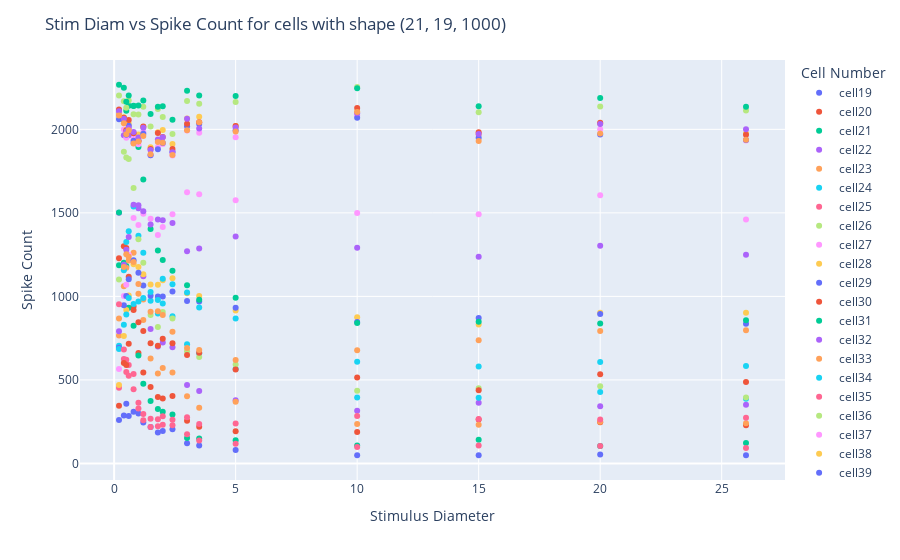

Notebook code for this chart:
### Code cell
import plotly.express as px

fig = px.scatter(datadf,datadf["Stimulus Diameter"], datadf["Spike Count"],color=datadf['Cell Number'])


# Add titles and labels
fig.update_layout(
    title='Stim Diam vs Spike Count for cells with shape (21, 19, 1000)',
    xaxis_title='Stimulus Diameter',
    yaxis_title='Spike Count',
    autosize = True)

# Display the interactive scatterplot
fig.show()

### Figure 1 — Plotly figure (JSON) as saved in the notebook; plotly's stock layout.template omitted (floating-point values rounded to 4 significant figures)
{"data": [{"hovertemplate": "Cell Number=cell19<br>Stimulus Diameter=%{x}<br>Spike Count=%{y}<extra></extra>", "legendgroup": "cell19", "marker": {"color": "#636efa", "symbol": "circle"}, "mode": "markers", "name": "cell19", "orientation": "v", "showlegend": true, "type": "scatter", "x": [0.2, 0.4, 0.5, 0.6, 0.8, 1, 1.2, 1.5, 1.8, 2, 2.4, 3, 3.5, 5, 10, 15, 20, 26], "xaxis": "x", "y": [260, 287, 357, 284, 310, 299, 245, 218, 185, 194, 204, 121, 107, 80, 49, 49, 53, 49], "yaxis": "y"}, {"hovertemplate": "Cell Number=cell20<br>Stimulus Diameter=%{x}<br>Spike Count=%{y}<extra></extra>", "legendgroup": "cell20", "marker": {"color": "#EF553B", "symbol": "circle"}, "mode": "markers", "name": "cell20", "orientation": "v", "showlegend": true, "type": "scatter", "x": [0.2, 0.4, 0.5, 0.6, 0.8, 1, 1.2, 1.5, 1.8, 2, 2.4, 3, 3.5, 5, 10, 15, 20, 26], "xaxis": "x", "y": [1229, 1300, 1289, 1118, 940, 661, 544, 457, 398, 388, 403, 255, 220, 192, 188, 263, 247, 228], "yaxis": "y"}, {"hovertemplate": "Cell Number=cell21<br>Stimulus Diameter=%{x}<br>Spike Count=%{y}<extra></extra>", "legendgroup": "cell21", "marker": {"color": "#00cc96", "symbol": "circle"}, "mode": "markers", "name": "cell21", "orientation": "v", "showlegend": true, "type": "scatter", "x": [0.2, 0.4, 0.5, 0.6, 0.8, 1, 1.2, 1.5, 1.8, 2, 2.4, 3, 3.5, 5, 10, 15, 20, 26], "xaxis": "x", "y": [1187, 1202, 1182, 932, 825, 646, 477, 374, 326, 309, 293, 153, 150, 139, 108, 142, 105, 123], "yaxis": "y"}, {"hovertemplate": "Cell Number=cell22<br>Stimulus Diameter=%{x}<br>Spike Count=%{y}<extra></extra>", "legendgroup": "cell22", "marker": {"color": "#ab63fa", "symbol": "circle"}, "mode": "markers", "name": "cell22", "orientation": "v", "showlegend": true, "type": "scatter", "x": [0.2, 0.4, 0.5, 0.6, 0.8, 1, 1.2, 1.5, 1.8, 2, 2.4, 3, 3.5, 5, 10, 15, 20, 26], "xaxis": "x", "y": [1501, 1965, 1996, 1965, 1918, 1528, 1121, 805, 700, 724, 696, 470, 433, 379, 316, 364, 343, 352], "yaxis": "y"}, {"hovertemplate": "Cell Number=cell23<br>Stimulus Diameter=%{x}<br>Spike Count=%{y}<extra></extra>", "legendgroup": "cell23", "marker": {"color": "#FFA15A", "symbol": "circle"}, "mode": "markers", "name": "cell23", "orientation": "v", "showlegend": true, "type": "scatter", "x": [0.2, 0.4, 0.5, 0.6, 0.8, 1, 1.2, 1.5, 1.8, 2, 2.4, 3, 3.5, 5, 10, 15, 20, 26], "xaxis": "x", "y": [766, 1061, 1172, 1215, 1262, 1016, 859, 628, 539, 572, 544, 402, 334, 369, 236, 232, 249, 241], "yaxis": "y"}, {"hovertemplate": "Cell Number=cell24<br>Stimulus Diameter=%{x}<br>Spike Count=%{y}<extra></extra>", "legendgroup": "cell24", "marker": {"color": "#19d3f3", "symbol": "circle"}, "mode": "markers", "name": "cell24", "orientation": "v", "showlegend": true, "type": "scatter", "x": [0.2, 0.4, 0.5, 0.6, 0.8, 1, 1.2, 1.5, 1.8, 2, 2.4, 3, 3.5, 5, 10, 15, 20, 26], "xaxis": "x", "y": [704, 1156, 1325, 1390, 1538, 1363, 1261, 974, 898, 957, 881, 714, 659, 565, 395, 393, 428, 387], "yaxis": "y"}, {"hovertemplate": "Cell Number=cell25<br>Stimulus Diameter=%{x}<br>Spike Count=%{y}<extra></extra>", "legendgroup": "cell25", "marker": {"color": "#FF6692", "symbol": "circle"}, "mode": "markers", "name": "cell25", "orientation": "v", "showlegend": true, "type": "scatter", "x": [0.2, 0.4, 0.5, 0.6, 0.8, 1, 1.2, 1.5, 1.8, 2, 2.4, 3, 3.5, 5, 10, 15, 20, 26], "xaxis": "x", "y": [453, 625, 620, 590, 535, 364, 296, 218, 222, 231, 228, 175, 138, 118, 99, 107, 105, 93], "yaxis": "y"}, {"hovertemplate": "Cell Number=cell26<br>Stimulus Diameter=%{x}<br>Spike Count=%{y}<extra></extra>", "legendgroup": "cell26", "marker": {"color": "#B6E880", "symbol": "circle"}, "mode": "markers", "name": "cell26", "orientation": "v", "showlegend": true, "type": "scatter", "x": [0.2, 0.4, 0.5, 0.6, 0.8, 1, 1.2, 1.5, 1.8, 2, 2.4, 3, 3.5, 5, 10, 15, 20, 26], "xaxis": "x", "y": [1101, 1866, 1831, 1823, 1649, 1342, 1201, 888, 817, 907, 867, 672, 637, 593, 435, 450, 462, 394], "yaxis": "y"}, {"hovertemplate": "Cell Number=cell27<br>Stimulus Diameter=%{x}<br>Spike Count=%{y}<extra></extra>", "legendgroup": "cell27", "marker": {"color": "#FF97FF", "symbol": "circle"}, "mode": "markers", "name": "cell27", "orientation": "v", "showlegend": true, "type": "scatter", "x": [0.2, 0.4, 0.5, 0.6, 0.8, 1, 1.2, 1.5, 1.8, 2, 2.4, 3, 3.5, 5, 10, 15, 20, 26], "xaxis": "x", "y": [566, 1002, 1069, 1249, 1469, 1427, 1494, 1465, 1368, 1416, 1491, 1623, 1611, 1575, 1499, 1491, 1606, 1460], "yaxis": "y"}, {"hovertemplate": "Cell Number=cell28<br>Stimulus Diameter=%{x}<br>Spike Count=%{y}<extra></extra>", "legendgroup": "cell28", "marker": {"color": "#FECB52", "symbol": "circle"}, "mode": "markers", "name": "cell28", "orientation": "v", "showlegend": true, "type": "scatter", "x": [0.2, 0.4, 0.5, 0.6, 0.8, 1, 1.2, 1.5, 1.8, 2, 2.4, 3, 3.5, 5, 10, 15, 20, 26], "xaxis": "x", "y": [470, 763, 918, 1006, 1192, 1176, 1133, 1071, 1069, 1097, 1109, 1019, 1003, 916, 875, 832, 902, 902], "yaxis": "y"}, {"hovertemplate": "Cell Number=cell29<br>Stimulus Diameter=%{x}<br>Spike Count=%{y}<extra></extra>", "legendgroup": "cell29", "marker": {"color": "#636efa", "symbol": "circle"}, "mode": "markers", "name": "cell29", "orientation": "v", "showlegend": true, "type": "scatter", "x": [0.2, 0.4, 0.5, 0.6, 0.8, 1, 1.2, 1.5, 1.8, 2, 2.4, 3, 3.5, 5, 10, 15, 20, 26], "xaxis": "x", "y": [692, 947, 1003, 1103, 1216, 1142, 1065, 1004, 999, 999, 1029, 972, 970, 932, 846, 870, 894, 836], "yaxis": "y"}, {"hovertemplate": "Cell Number=cell30<br>Stimulus Diameter=%{x}<br>Spike Count=%{y}<extra></extra>", "legendgroup": "cell30", "marker": {"color": "#EF553B", "symbol": "circle"}, "mode": "markers", "name": "cell30", "orientation": "v", "showlegend": true, "type": "scatter", "x": [0.2, 0.4, 0.5, 0.6, 0.8, 1, 1.2, 1.5, 1.8, 2, 2.4, 3, 3.5, 5, 10, 15, 20, 26], "xaxis": "x", "y": [346, 602, 590, 717, 919, 845, 793, 720, 705, 747, 720, 649, 663, 562, 515, 438, 534, 488], "yaxis": "y"}, {"hovertemplate": "Cell Number=cell31<br>Stimulus Diameter=%{x}<br>Spike Count=%{y}<extra></extra>", "legendgroup": "cell31", "marker": {"color": "#00cc96", "symbol": "circle"}, "mode": "markers", "name": "cell31", "orientation": "v", "showlegend": true, "type": "scatter", "x": [0.2, 0.4, 0.5, 0.6, 0.8, 1, 1.2, 1.5, 1.8, 2, 2.4, 3, 3.5, 5, 10, 15, 20, 26], "xaxis": "x", "y": [1502, 2053, 2112, 2142, 2141, 1895, 1700, 1404, 1275, 1218, 1154, 1066, 980, 992, 840, 848, 838, 857], "yaxis": "y"}, {"hovertemplate": "Cell Number=cell32<br>Stimulus Diameter=%{x}<br>Spike Count=%{y}<extra></extra>", "legendgroup": "cell32", "marker": {"color": "#ab63fa", "symbol": "circle"}, "mode": "markers", "name": "cell32", "orientation": "v", "showlegend": true, "type": "scatter", "x": [0.2, 0.4, 0.5, 0.6, 0.8, 1, 1.2, 1.5, 1.8, 2, 2.4, 3, 3.5, 5, 10, 15, 20, 26], "xaxis": "x", "y": [791, 1190, 1279, 1355, 1548, 1545, 1509, 1430, 1460, 1456, 1439, 1270, 1287, 1358, 1291, 1237, 1303, 1250], "yaxis": "y"}, {"hovertemplate": "Cell Number=cell33<br>Stimulus Diameter=%{x}<br>Spike Count=%{y}<extra></extra>", "legendgroup": "cell33", "marker": {"color": "#FFA15A", "symbol": "circle"}, "mode": "markers", "name": "cell33", "orientation": "v", "showlegend": true, "type": "scatter", "x": [0.2, 0.4, 0.5, 0.6, 0.8, 1, 1.2, 1.5, 1.8, 2, 2.4, 3, 3.5, 5, 10, 15, 20, 26], "xaxis": "x", "y": [867, 1176, 1253, 1237, 1206, 1074, 982, 908, 911, 889, 789, 691, 679, 619, 678, 738, 793, 798], "yaxis": "y"}, {"hovertemplate": "Cell Number=cell34<br>Stimulus Diameter=%{x}<br>Spike Count=%{y}<extra></extra>", "legendgroup": "cell34", "marker": {"color": "#19d3f3", "symbol": "circle"}, "mode": "markers", "name": "cell34", "orientation": "v", "showlegend": true, "type": "scatter", "x": [0.2, 0.4, 0.5, 0.6, 0.8, 1, 1.2, 1.5, 1.8, 2, 2.4, 3, 3.5, 5, 10, 15, 20, 26], "xaxis": "x", "y": [685, 830, 892, 991, 954, 969, 991, 1027, 979, 1106, 1072, 1023, 933, 868, 609, 581, 607, 583], "yaxis": "y"}, {"hovertemplate": "Cell Number=cell35<br>Stimulus Diameter=%{x}<br>Spike Count=%{y}<extra></extra>", "legendgroup": "cell35", "marker": {"color": "#FF6692", "symbol": "circle"}, "mode": "markers", "name": "cell35", "orientation": "v", "showlegend": true, "type": "scatter", "x": [0.2, 0.4, 0.5, 0.6, 0.8, 1, 1.2, 1.5, 1.8, 2, 2.4, 3, 3.5, 5, 10, 15, 20, 26], "xaxis": "x", "y": [953, 682, 548, 525, 444, 329, 258, 268, 264, 283, 262, 276, 236, 239, 284, 266, 263, 274], "yaxis": "y"}, {"hovertemplate": "Cell Number=cell36<br>Stimulus Diameter=%{x}<br>Spike Count=%{y}<extra></extra>", "legendgroup": "cell36", "marker": {"color": "#B6E880", "symbol": "circle"}, "mode": "markers", "name": "cell36", "orientation": "v", "showlegend": true, "type": "scatter", "x": [0.2, 0.4, 0.5, 0.6, 0.8, 1, 1.2, 1.5, 1.8, 2, 2.4, 3, 3.5, 5, 10, 15, 20, 26], "xaxis": "x", "y": [2202, 2168, 2130, 2173, 2091, 2089, 2135, 2017, 2122, 2074, 1972, 2169, 2153, 2163, 2253, 2102, 2137, 2113], "yaxis": "y"}, {"hovertemplate": "Cell Number=cell37<br>Stimulus Diameter=%{x}<br>Spike Count=%{y}<extra></extra>", "legendgroup": "cell37", "marker": {"color": "#FF97FF", "symbol": "circle"}, "mode": "markers", "name": "cell37", "orientation": "v", "showlegend": true, "type": "scatter", "x": [0.2, 0.4, 0.5, 0.6, 0.8, 1, 1.2, 1.5, 1.8, 2, 2.4, 3, 3.5, 5, 10, 15, 20, 26], "xaxis": "x", "y": [2089, 1999, 1950, 2020, 1942, 1911, 1983, 1845, 1893, 1913, 1843, 1993, 1979, 1952, 2083, 1972, 2000, 1934], "yaxis": "y"}, {"hovertemplate": "Cell Number=cell38<br>Stimulus Diameter=%{x}<br>Spike Count=%{y}<extra></extra>", "legendgroup": "cell38", "marker": {"color": "#FECB52", "symbol": "circle"}, "mode": "markers", "name": "cell38", "orientation": "v", "showlegend": true, "type": "scatter", "x": [0.2, 0.4, 0.5, 0.6, 0.8, 1, 1.2, 1.5, 1.8, 2, 2.4, 3, 3.5, 5, 10, 15, 20, 26], "xaxis": "x", "y": [2097, 2072, 1997, 2034, 1980, 1969, 2014, 1893, 1983, 1996, 1912, 2065, 2075, 2020, 2106, 1971, 2035, 1975], "yaxis": "y"}, {"hovertemplate": "Cell Number=cell39<br>Stimulus Diameter=%{x}<br>Spike Count=%{y}<extra></extra>", "legendgroup": "cell39", "marker": {"color": "#636efa", "symbol": "circle"}, "mode": "markers", "name": "cell39", "orientation": "v", "showlegend": true, "type": "scatter", "x": [0.2, 0.4, 0.5, 0.6, 0.8, 1, 1.2, 1.5, 1.8, 2, 2.4, 3, 3.5, 5, 10, 15, 20, 26], "xaxis": "x", "y": [2060, 2064, 1968, 2021, 1932, 1935, 1973, 1845, 1881, 1918, 1866, 2018, 2032, 1994, 2070, 1950, 1969, 1936], "yaxis": "y"}, {"hovertemplate": "Cell Number=cell40<br>Stimulus Diameter=%{x}<br>Spike Count=%{y}<extra></extra>", "legendgroup": "cell40", "marker": {"color": "#EF553B", "symbol": "circle"}, "mode": "markers", "name": "cell40", "orientation": "v", "showlegend": true, "type": "scatter", "x": [0.2, 0.4, 0.5, 0.6, 0.8, 1, 1.2, 1.5, 1.8, 2, 2.4, 3, 3.5, 5, 10, 15, 20, 26], "xaxis": "x", "y": [2119, 2069, 1995, 2056, 1977, 1929, 2017, 1882, 1978, 1954, 1883, 2034, 2042, 2020, 2128, 1982, 2040, 1968], "yaxis": "y"}, {"hovertemplate": "Cell Number=cell41<br>Stimulus Diameter=%{x}<br>Spike Count=%{y}<extra></extra>", "legendgroup": "cell41", "marker": {"color": "#00cc96", "symbol": "circle"}, "mode": "markers", "name": "cell41", "orientation": "v", "showlegend": true, "type": "scatter", "x": [0.2, 0.4, 0.5, 0.6, 0.8, 1, 1.2, 1.5, 1.8, 2, 2.4, 3, 3.5, 5, 10, 15, 20, 26], "xaxis": "x", "y": [2267, 2249, 2165, 2202, 2140, 2143, 2173, 2092, 2135, 2138, 2057, 2231, 2203, 2200, 2246, 2138, 2188, 2135], "yaxis": "y"}, {"hovertemplate": "Cell Number=cell42<br>Stimulus Diameter=%{x}<br>Spike Count=%{y}<extra></extra>", "legendgroup": "cell42", "marker": {"color": "#ab63fa", "symbol": "circle"}, "mode": "markers", "name": "cell42", "orientation": "v", "showlegend": true, "type": "scatter", "x": [0.2, 0.4, 0.5, 0.6, 0.8, 1, 1.2, 1.5, 1.8, 2, 2.4, 3, 3.5, 5, 10, 15, 20, 26], "xaxis": "x", "y": [2108, 2064, 1987, 2008, 1984, 1951, 2009, 1876, 1939, 1952, 1863, 2064, 2005, 2011, 2097, 1972, 2032, 2000], "yaxis": "y"}, {"hovertemplate": "Cell Number=cell43<br>Stimulus Diameter=%{x}<br>Spike Count=%{y}<extra></extra>", "legendgroup": "cell43", "marker": {"color": "#FFA15A", "symbol": "circle"}, "mode": "markers", "name": "cell43", "orientation": "v", "showlegend": true, "type": "scatter", "x": [0.2, 0.4, 0.5, 0.6, 0.8, 1, 1.2, 1.5, 1.8, 2, 2.4, 3, 3.5, 5, 10, 15, 20, 26], "xaxis": "x", "y": [2083, 2036, 1971, 1995, 1916, 1928, 1960, 1851, 1924, 1920, 1847, 1994, 2042, 1987, 2104, 1930, 1975, 1938], "yaxis": "y"}], "layout": {"autosize": true, "legend": {"title": {"text": "Cell Number"}, "tracegroupgap": 0}, "margin": {"t": 60}, "title": {"text": "Stim Diam vs Spike Count for cells with shape (21, 19, 1000)"}, "xaxis": {"anchor": "y", "domain": [0, 1], "title": {"text": "Stimulus Diameter"}}, "yaxis": {"anchor": "x", "domain": [0, 1], "title": {"text": "Spike Count"}}}}
